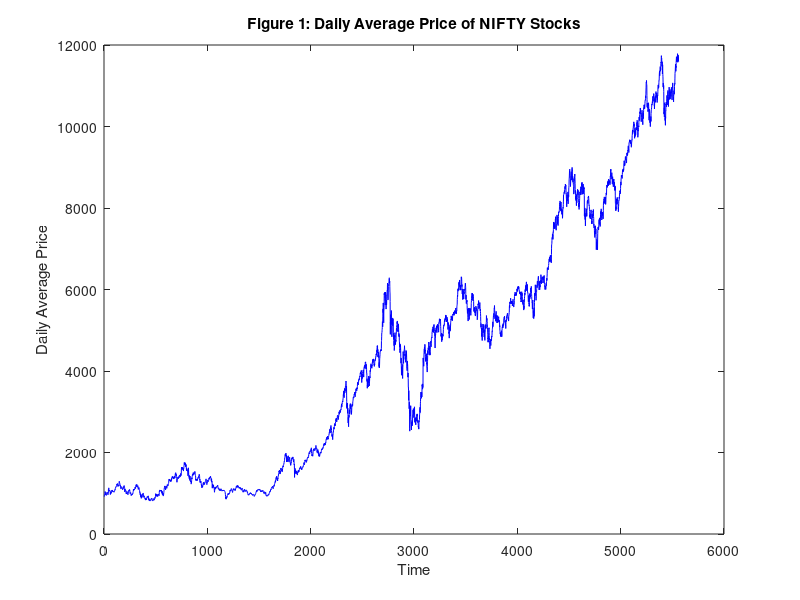
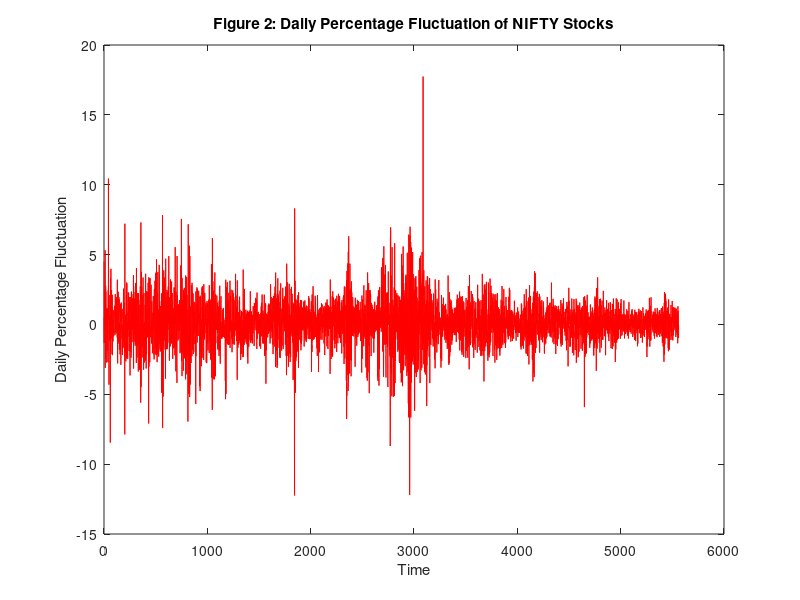
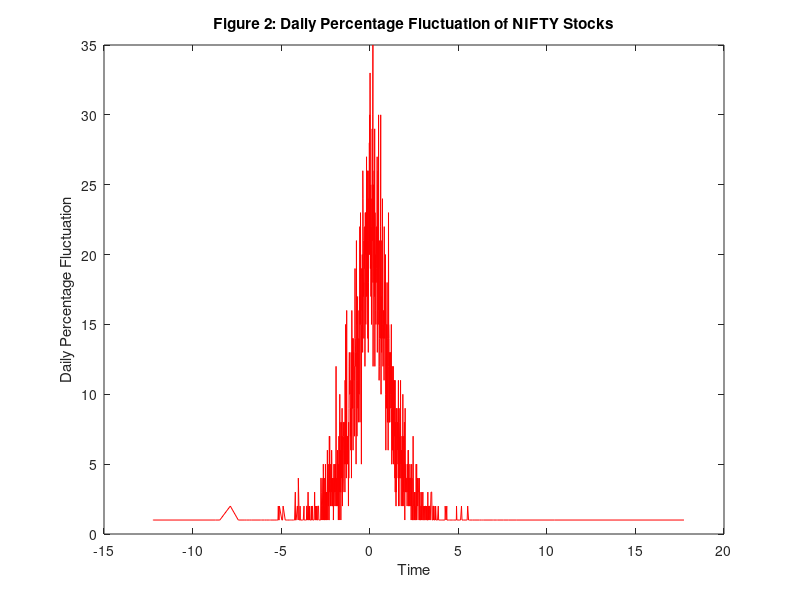
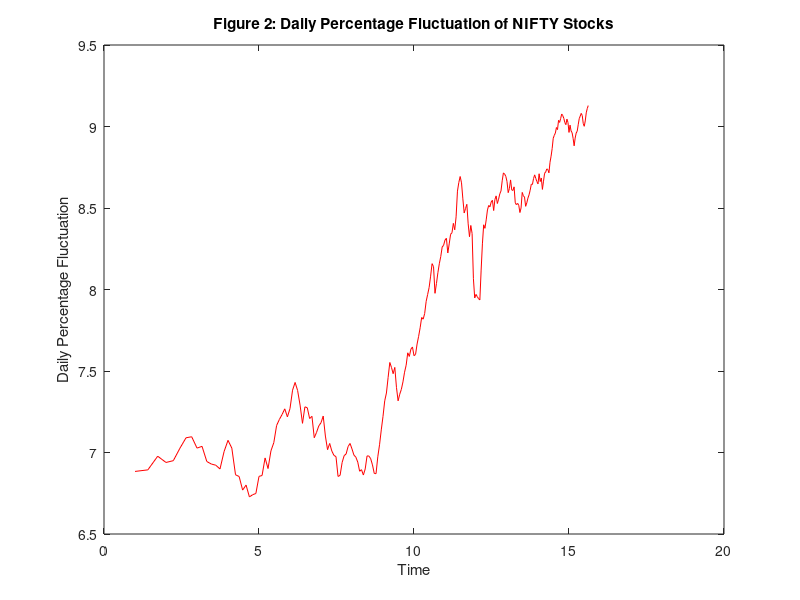

Here is the MATLAB script that generated these plots, in order:
% Load Data
price_data = load('price.dat');
fluct_data = load('fluct.dat');
gauss_data = load('gauss.dat');
wiene_data = load('wiene.dat');
trade_data = load('trade.dat');

% Plotting Figure 1
figure;
plot(price_data(:, 2), price_data(:, 3), 'b'); % assuming time vs. daily average price
xlabel('Time');
ylabel('Daily Average Price');
title('Figure 1: Daily Average Price of NIFTY Stocks');

% Plotting Figure 2
figure;
plot(fluct_data(:, 2), fluct_data(:, 3), 'r'); % assuming time vs. daily percentage fluctuation
xlabel('Time');
ylabel('Daily Percentage Fluctuation');
title('Figure 2: Daily Percentage Fluctuation of NIFTY Stocks');

% Repeat the above steps for Figures 3 to 6...
figure;
plot(gauss_data(:, 2), gauss_data(:, 3), 'r'); % assuming time vs. daily percentage fluctuation
xlabel('Time');
ylabel('Daily Percentage Fluctuation');
title('Figure 2: Daily Percentage Fluctuation of NIFTY Stocks');

figure;
plot(wiene_data(:, 2), wiene_data(:, 3), 'r'); % assuming time vs. daily percentage fluctuation
xlabel('Time');
ylabel('Daily Percentage Fluctuation');
title('Figure 2: Daily Percentage Fluctuation of NIFTY Stocks');

figure;
plot(trade_data(:, 2), trade_data(:, 3), 'r'); % assuming time vs. daily percentage fluctuation
xlabel('Time');
ylabel('Daily Percentage Fluctuation');
title('Figure 2: Daily Percentage Fluctuation of NIFTY Stocks');


% Analysis and Conclusion
% Based on the plots and any additional information provided in the paper, draw conclusions about the Bachelier-Wiener process modeling of NIFTY stock price variations.
